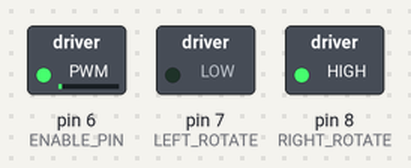
The sketch below on a simulated Arduino Uno, built with avr-gcc and run on an emulated ATmega328P. Parts: switched loads named in the sketch (green lamp = pin HIGH).

Above: at 0.15 s.
At 6.55 s:
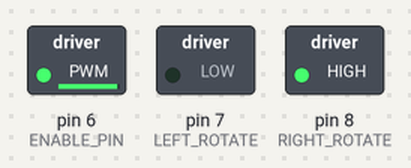
At 9.87 s:
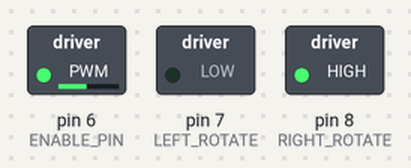
At 19.35 s:
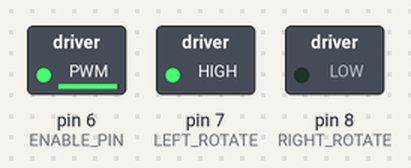
At 29.88 s:
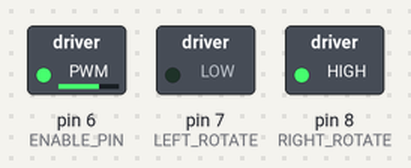
At 39.69 s:
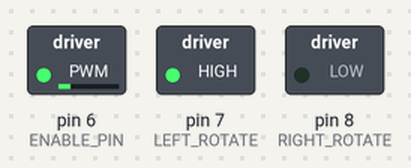
Timing chart, 0 to 40.0 s (numbered marks = the images above):
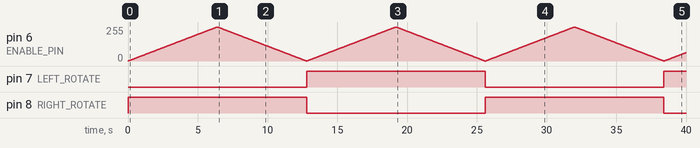

Measured:
- by itself, pin 7 (LEFT_ROTATE): LOW → HIGH at 12.8 s, → LOW 12.8 s later, → HIGH 12.8 s later
- by itself, pin 8 (RIGHT_ROTATE): HIGH → LOW at 12.8 s, → HIGH 12.8 s later, → LOW 12.8 s later

The sketch:

mostek_H_silnik2.ino
```cpp
// (licence header left out)
#define ENABLE_PIN 6
#define LEFT_ROTATE 7
#define RIGHT_ROTATE 8

void setup() {
    // Enable pin is used for PWM control of the motors
    pinMode(ENABLE_PIN, OUTPUT);

    // These pins determine the direction of rotation
    // of the single motor
    pinMode(LEFT_ROTATE, OUTPUT);
    pinMode(RIGHT_ROTATE, OUTPUT);

    // Initial values set for the rotation; To the left
    digitalWrite(LEFT_ROTATE, LOW);
    digitalWrite(RIGHT_ROTATE, HIGH);
}

void loop()  {
    // Ramping the motor step by step to the left
    // PRAWO
    // w gore od do 255
    for (int i = 0; i <= 255; i++) {
        analogWrite(ENABLE_PIN, i);
        delay(25);
    }
    // w dol od 255 do 0
    for (int i = 255; i >= 0; i--) {
        analogWrite(ENABLE_PIN, i);
        delay(25);
    }

    //zmiana na lewo
    digitalWrite(LEFT_ROTATE, HIGH);
    digitalWrite(RIGHT_ROTATE,LOW);

    // LEWO
    // w gore od do 255
    for (int i = 0; i <= 255; i++) {
        analogWrite(ENABLE_PIN, i);
        delay(25);
    }
    // w dol od 255 do 0
    for (int i = 255; i >= 0; i--) {
        analogWrite(ENABLE_PIN, i);
        delay(25);
    }

    // zmianan znow na prawo
    digitalWrite(LEFT_ROTATE, LOW);
    digitalWrite(RIGHT_ROTATE, HIGH);
}
```
